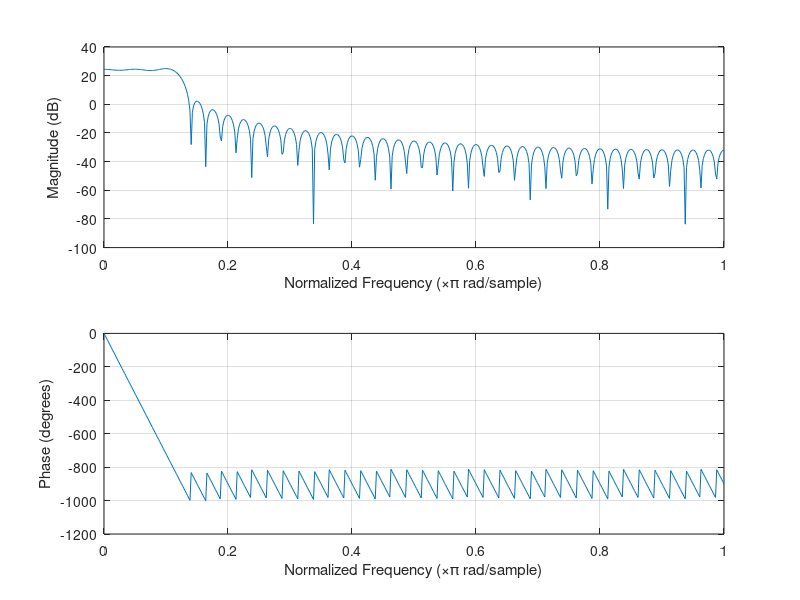

Source code (MATLAB): (Note: this script raises an error after producing the figure.)
% Mode flag ('compare','standalone')
mode = 'compare';

% Symbol period
Ts = 0.25;

% Choices of beta
beta = [0, 0.1, 0.25, 0.5, 1];

% Time values
t = (-5*Ts):Ts/8:(5*Ts);

% Loop for each value of beta
for i = 1:length(beta)

    % Allocate empty array for filter data
    h = zeros(size(t));

    % Loop for each time instance
    for j = 1:length(t)

        % Create filter
        if t(j) == 0
            h(j) = 1/sqrt(Ts)*(1-beta(i)+4*beta(i)/pi);
        elseif abs(t(j)) == (Ts/(4*beta(i)))
            h(j) = beta(i)/sqrt(2*Ts)*((1+2/pi)*sin(pi/(4*beta(i))) + ...
                (1-2/pi)*cos(pi/(4*beta(i))));
        else
            h(j) = 1/sqrt(Ts)*(sin(pi*t(j)/Ts*(1-beta(i))) + ...
                4*beta(i)*t(j)/Ts*cos(pi*t(j)/Ts*(1+beta(i)))) / ...
                (pi*t(j)/Ts*(1-(4*beta(i)*t(j)/Ts)^2));
        end
    end

    % Create figure
    figure(i); clf;

    % Plot frequency response
    freqz(h);
    subplot(2,1,1);
    hold on;
    subplot(2,1,2);
    hold on;

    % Compare to MATLAB's built-in routine
    if strcmp(mode,'compare')

        % MATLAB creates filter with unit energy
        % Scale to match formulas from class
        gain = sqrt(sum(abs(h).^2));

        txFilter = comm.RaisedCosineTransmitFilter(...
            'RolloffFactor',beta(i),...
            'Gain',gain);
        h = coeffs(txFilter);
        freqz(h.Numerator);
    end
end